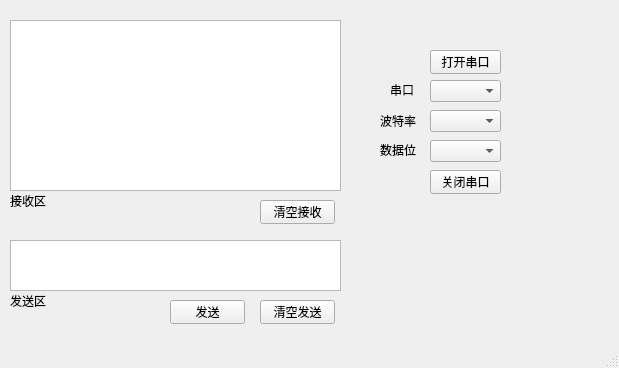
<?xml version="1.0" encoding="UTF-8"?>
<ui version="4.0">
 <class>MainWindow</class>
 <widget class="QMainWindow" name="MainWindow">
  <property name="geometry">
   <rect>
    <x>0</x>
    <y>0</y>
    <width>619</width>
    <height>368</height>
   </rect>
  </property>
  <property name="windowTitle">
   <string>串口助手</string>
  </property>
  <widget class="QWidget" name="centralwidget">
   <widget class="QPushButton" name="pushButton_open">
    <property name="geometry">
     <rect>
      <x>430</x>
      <y>50</y>
      <width>71</width>
      <height>24</height>
     </rect>
    </property>
    <property name="text">
     <string>打开串口</string>
    </property>
   </widget>
   <widget class="QPushButton" name="pushButton_close">
    <property name="geometry">
     <rect>
      <x>430</x>
      <y>170</y>
      <width>71</width>
      <height>24</height>
     </rect>
    </property>
    <property name="text">
     <string>关闭串口</string>
    </property>
   </widget>
   <widget class="QTextEdit" name="textEdit_input">
    <property name="geometry">
     <rect>
      <x>10</x>
      <y>20</y>
      <width>331</width>
      <height>171</height>
     </rect>
    </property>
   </widget>
   <widget class="QPushButton" name="pushButton_output">
    <property name="geometry">
     <rect>
      <x>170</x>
      <y>300</y>
      <width>75</width>
      <height>24</height>
     </rect>
    </property>
    <property name="text">
     <string>发送</string>
    </property>
   </widget>
   <widget class="QTextEdit" name="textEdit_output">
    <property name="geometry">
     <rect>
      <x>10</x>
      <y>240</y>
      <width>331</width>
      <height>51</height>
     </rect>
    </property>
   </widget>
   <widget class="QComboBox" name="comboBox_port">
    <property name="geometry">
     <rect>
      <x>430</x>
      <y>80</y>
      <width>71</width>
      <height>22</height>
     </rect>
    </property>
   </widget>
   <widget class="QComboBox" name="comboBox_baud">
    <property name="geometry">
     <rect>
      <x>430</x>
      <y>110</y>
      <width>71</width>
      <height>22</height>
     </rect>
    </property>
   </widget>
   <widget class="QLabel" name="label">
    <property name="geometry">
     <rect>
      <x>390</x>
      <y>80</y>
      <width>31</width>
      <height>20</height>
     </rect>
    </property>
    <property name="text">
     <string>串口</string>
    </property>
   </widget>
   <widget class="QLabel" name="label_2">
    <property name="geometry">
     <rect>
      <x>380</x>
      <y>110</y>
      <width>41</width>
      <height>21</height>
     </rect>
    </property>
    <property name="text">
     <string>波特率</string>
    </property>
   </widget>
   <widget class="QComboBox" name="comboBox_byte">
    <property name="geometry">
     <rect>
      <x>430</x>
      <y>140</y>
      <width>71</width>
      <height>22</height>
     </rect>
    </property>
   </widget>
   <widget class="QLabel" name="label_3">
    <property name="geometry">
     <rect>
      <x>380</x>
      <y>140</y>
      <width>41</width>
      <height>20</height>
     </rect>
    </property>
    <property name="text">
     <string>数据位</string>
    </property>
   </widget>
   <widget class="QPushButton" name="pushButton_clearoutput">
    <property name="geometry">
     <rect>
      <x>260</x>
      <y>300</y>
      <width>75</width>
      <height>24</height>
     </rect>
    </property>
    <property name="text">
     <string>清空发送</string>
    </property>
   </widget>
   <widget class="QPushButton" name="pushButton_clearinput">
    <property name="geometry">
     <rect>
      <x>260</x>
      <y>200</y>
      <width>75</width>
      <height>24</height>
     </rect>
    </property>
    <property name="text">
     <string>清空接收</string>
    </property>
   </widget>
   <widget class="QLabel" name="label_6">
    <property name="geometry">
     <rect>
      <x>10</x>
      <y>290</y>
      <width>41</width>
      <height>21</height>
     </rect>
    </property>
    <property name="text">
     <string>发送区</string>
    </property>
   </widget>
   <widget class="QLabel" name="label_7">
    <property name="geometry">
     <rect>
      <x>10</x>
      <y>190</y>
      <width>41</width>
      <height>21</height>
     </rect>
    </property>
    <property name="text">
     <string>接收区</string>
    </property>
   </widget>
  </widget>
  <widget class="QMenuBar" name="menubar">
   <property name="geometry">
    <rect>
     <x>0</x>
     <y>0</y>
     <width>619</width>
     <height>17</height>
    </rect>
   </property>
  </widget>
  <widget class="QStatusBar" name="statusbar"/>
 </widget>
 <resources/>
 <connections/>
</ui>
